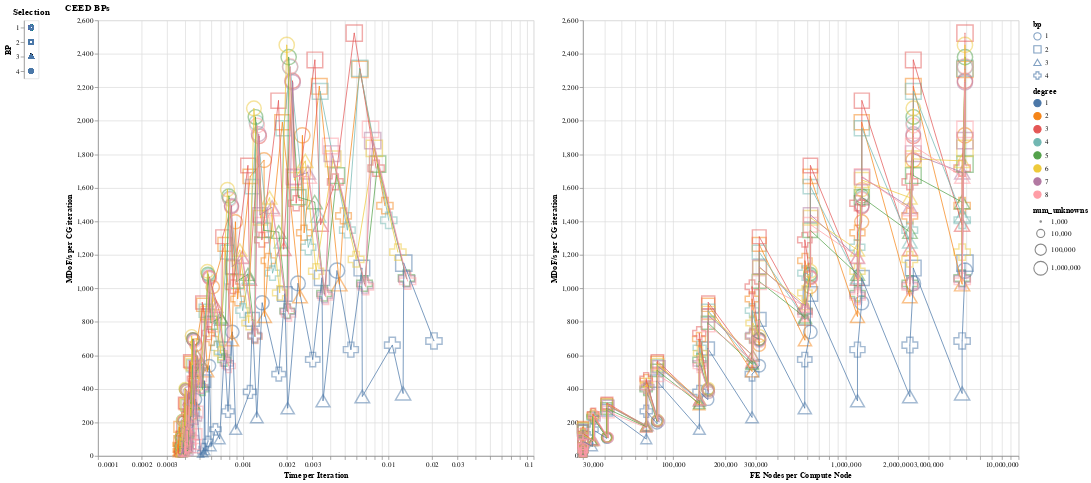

Notebook code for this chart:
### Markdown cell above
# BP performance on GPU (V100)

### Code cell
base = alt.Chart(runs[runs.hostname == "lassen385"]).encode(
    alt.Y('mdofs:Q', title='MDoF/s per CG iteration'),
    alt.Color('degree:N'),
    alt.Size('num_unknowns', scale=alt.Scale(type='log', domain=(1e3, 1e6))),
    alt.Shape('bp:N'),
    tooltip=('hostname', 'bp', 'num_procs', 'backend', 'num_elem', 'degree', 'num_unknowns', 'file'),
).transform_filter(
    bps_select,
).transform_calculate(
    mdofs='datum.cg_iteration_dps/1e6',
)

points = base.mark_point().encode(
    opacity=alt.condition(highlight, alt.value(1), alt.value(.5)),
).add_selection(
    highlight,
)

lines = base.mark_line().encode(
    size=alt.condition(alt.datum.degree - highlight.degree == 0, alt.value(2), alt.value(1))
)

pane = points + lines

composite = (
    pane.encode(
        alt.X('time_per_it', scale=alt.Scale(type='log'), title='Time per Iteration'),
    ).properties(width=600, height=600) |
    pane.encode(
        alt.X('FE_nodes_per_compute_node', scale=alt.Scale(type='log', domain=(3e4, 1e7), clamp=True), title='FE Nodes per Compute Node'),
    ).properties(width=600, height=600)
)

activator = alt.Chart(runs).mark_point().encode(
    alt.Y('bp', title='BP'),
    alt.Shape('bp')
).add_selection(bps_select).properties(title='Selection')

activator | composite.properties(title='CEED BPs')

### Figure 1 — Vega-Lite specification as saved in the notebook (floating-point values rounded to 4 significant figures; data arrays with more than 128 entries replaced by an {"elided": "..."} marker saying what was removed)
{"config": {"view": {"continuousWidth": 400, "continuousHeight": 300}}, "hconcat": [{"data": {"name": "data-b7dd9d94546b80be951601296965594e"}, "mark": "point", "encoding": {"shape": {"field": "bp", "type": "nominal"}, "y": {"field": "bp", "title": "BP", "type": "nominal"}}, "selection": {"selector002": {"type": "single", "fields": ["bp"]}}, "title": "Selection"}, {"hconcat": [{"layer": [{"mark": "point", "encoding": {"color": {"field": "degree", "type": "nominal"}, "opacity": {"condition": {"value": 1, "selection": "selector001"}, "value": 0.5}, "shape": {"field": "bp", "type": "nominal"}, "size": {"field": "num_unknowns", "scale": {"domain": [1000.0, 1000000.0], "type": "log"}, "type": "quantitative"}, "tooltip": [{"field": "hostname", "type": "nominal"}, {"field": "bp", "type": "nominal"}, {"field": "num_procs", "type": "quantitative"}, {"field": "backend", "type": "nominal"}, {"field": "num_elem", "type": "quantitative"}, {"field": "degree", "type": "quantitative"}, {"field": "num_unknowns", "type": "quantitative"}, {"field": "file", "type": "nominal"}], "y": {"field": "mdofs", "title": "MDoF/s per CG iteration", "type": "quantitative"}}, "selection": {"selector001": {"type": "single", "on": "mouseover", "fields": ["degree", "time_per_it", "backend", "hostname"], "nearest": true, "empty": "none"}}, "transform": [{"filter": {"selection": "selector002"}}, {"calculate": "datum.cg_iteration_dps/1e6", "as": "mdofs"}]}, {"mark": "line", "encoding": {"color": {"field": "degree", "type": "nominal"}, "shape": {"field": "bp", "type": "nominal"}, "size": {"condition": {"value": 2, "test": "((datum.degree - selector001.degree) === 0)"}, "value": 1}, "tooltip": [{"field": "hostname", "type": "nominal"}, {"field": "bp", "type": "nominal"}, {"field": "num_procs", "type": "quantitative"}, {"field": "backend", "type": "nominal"}, {"field": "num_elem", "type": "quantitative"}, {"field": "degree", "type": "quantitative"}, {"field": "num_unknowns", "type": "quantitative"}, {"field": "file", "type": "nominal"}], "y": {"field": "mdofs", "title": "MDoF/s per CG iteration", "type": "quantitative"}}, "transform": [{"filter": {"selection": "selector002"}}, {"calculate": "datum.cg_iteration_dps/1e6", "as": "mdofs"}]}], "encoding": {"x": {"field": "time_per_it", "scale": {"type": "log"}, "title": "Time per Iteration", "type": "quantitative"}}, "height": 600, "width": 600}, {"layer": [{"mark": "point", "encoding": {"color": {"field": "degree", "type": "nominal"}, "opacity": {"condition": {"value": 1, "selection": "selector001"}, "value": 0.5}, "shape": {"field": "bp", "type": "nominal"}, "size": {"field": "num_unknowns", "scale": {"domain": [1000.0, 1000000.0], "type": "log"}, "type": "quantitative"}, "tooltip": [{"field": "hostname", "type": "nominal"}, {"field": "bp", "type": "nominal"}, {"field": "num_procs", "type": "quantitative"}, {"field": "backend", "type": "nominal"}, {"field": "num_elem", "type": "quantitative"}, {"field": "degree", "type": "quantitative"}, {"field": "num_unknowns", "type": "quantitative"}, {"field": "file", "type": "nominal"}], "y": {"field": "mdofs", "title": "MDoF/s per CG iteration", "type": "quantitative"}}, "selection": {"selector001": {"type": "single", "on": "mouseover", "fields": ["degree", "time_per_it", "backend", "hostname"], "nearest": true, "empty": "none"}}, "transform": [{"filter": {"selection": "selector002"}}, {"calculate": "datum.cg_iteration_dps/1e6", "as": "mdofs"}]}, {"mark": "line", "encoding": {"color": {"field": "degree", "type": "nominal"}, "shape": {"field": "bp", "type": "nominal"}, "size": {"condition": {"value": 2, "test": "((datum.degree - selector001.degree) === 0)"}, "value": 1}, "tooltip": [{"field": "hostname", "type": "nominal"}, {"field": "bp", "type": "nominal"}, {"field": "num_procs", "type": "quantitative"}, {"field": "backend", "type": "nominal"}, {"field": "num_elem", "type": "quantitative"}, {"field": "degree", "type": "quantitative"}, {"field": "num_unknowns", "type": "quantitative"}, {"field": "file", "type": "nominal"}], "y": {"field": "mdofs", "title": "MDoF/s per CG iteration", "type": "quantitative"}}, "transform": [{"filter": {"selection": "selector002"}}, {"calculate": "datum.cg_iteration_dps/1e6", "as": "mdofs"}]}], "encoding": {"x": {"field": "FE_nodes_per_compute_node", "scale": {"clamp": true, "domain": [30000.0, 10000000.0], "type": "log"}, "title": "FE Nodes per Compute Node", "type": "quantitative"}}, "height": 600, "width": 600}], "data": {"name": "data-f8606936cb7b753989b03ea23497efeb"}, "title": "CEED BPs"}], "$schema": "https://vega.github.io/schema/vega-lite/v4.17.0.json", "datasets": {"data-b7dd9d94546b80be951601296965594e": {"elided": "928 records"}, "data-f8606936cb7b753989b03ea23497efeb": {"elided": "352 records"}}}
